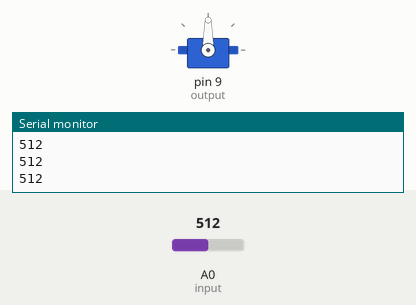
Recording of a sketch running on a simulated Arduino Uno, built with avr-gcc and run on an emulated ATmega328P. On the bench: servo, the last lines printed to the serial monitor. The test bench sets the inputs (shaded band); at power-on: A0 (input) = 512.

Above: at 1.2 s.
1.3 s: A0 (input) set to 417
2.8 s: A0 (input) set to 389
At 2.95 s:
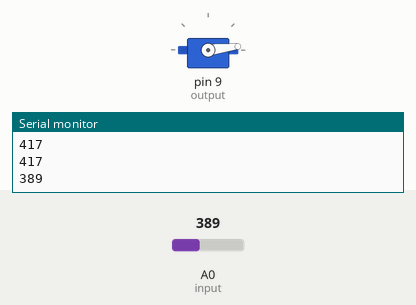
At 3.56 s:
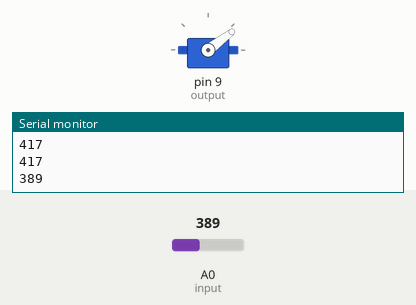
Timing chart, 0 to 14.8 s (numbered marks = the images above; inputs shaded):
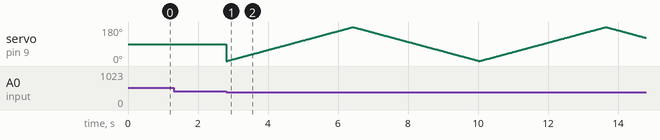

Measured:
- the behaviour switches between 400 and 399 on A0 (input) (found by bisection; images 0 and 1)

The sketch:

moisturesensor.ino
```cpp
#include<Servo.h>
Servo s;
int input=A0;
int output=9;

void setup()
{
  pinMode(output,OUTPUT);
  Serial.begin(9600);
  s.attach(output);
}

void loop()
{
  int value=analogRead(input);
  Serial.println(value);
  int threshold=400;
  if(value<threshold)
  {
    for(int i=0;i<180;i++)
    {
      s.write(i);
      delay(20);
    }
    for(int i=180;i>0;i--)
    {
      s.write(i);
      delay(20);
    }
  }
}
```
